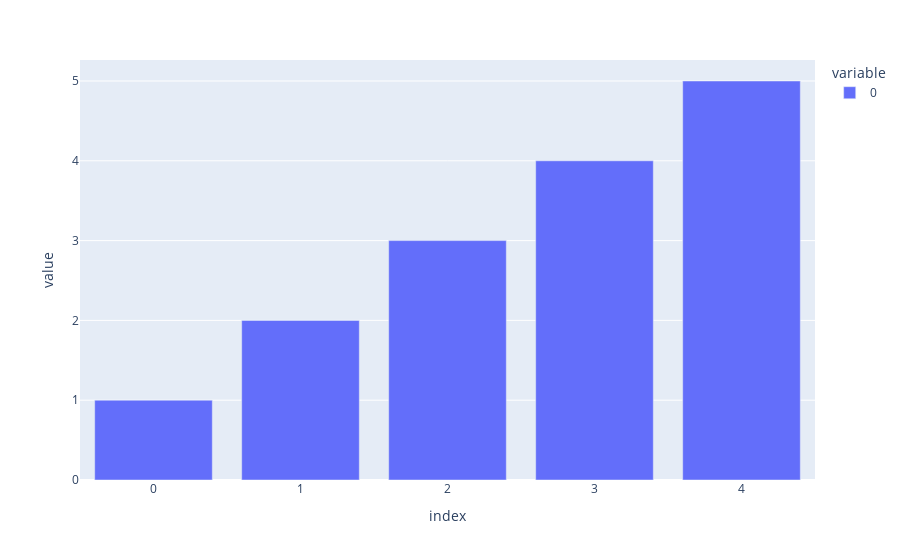

Write notebook code for a chart like this one.
### Code cell
px.bar([1,2,3,4,5]).show()

### Figure 1 — Plotly figure (JSON) as saved in the notebook; plotly's stock layout.template omitted (floating-point values rounded to 4 significant figures)
{"data": [{"alignmentgroup": "True", "hovertemplate": "variable=0<br>index=%{x}<br>value=%{y}<extra></extra>", "legendgroup": "0", "marker": {"color": "#636efa", "pattern": {"shape": ""}}, "name": "0", "offsetgroup": "0", "orientation": "v", "showlegend": true, "textposition": "auto", "type": "bar", "x": [0, 1, 2, 3, 4], "xaxis": "x", "y": [1, 2, 3, 4, 5], "yaxis": "y"}], "layout": {"barmode": "relative", "legend": {"title": {"text": "variable"}, "tracegroupgap": 0}, "margin": {"t": 60}, "xaxis": {"anchor": "y", "domain": [0, 1], "title": {"text": "index"}}, "yaxis": {"anchor": "x", "domain": [0, 1], "title": {"text": "value"}}}}
